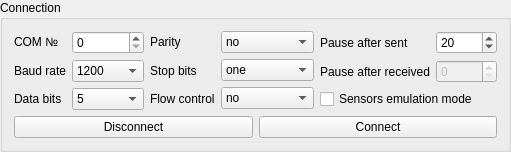
             <widget class="QGroupBox" name="groupBox_10">
              <property name="title">
               <string>Connection</string>
              </property>
              <layout class="QVBoxLayout" name="verticalLayout_11">
               <item>
                <layout class="QVBoxLayout" name="verticalLayout_9">
                 <item>
                  <layout class="QHBoxLayout" name="horizontalLayout_8">
                   <item>
                    <layout class="QHBoxLayout" name="horizontalLayout_5">
                     <item>
                      <layout class="QVBoxLayout" name="verticalLayout_3">
                       <item>
                        <widget class="QLabel" name="label_8">
                         <property name="text">
                          <string>COM №</string>
                         </property>
                        </widget>
                       </item>
                       <item>
                        <widget class="QLabel" name="label_9">
                         <property name="text">
                          <string>Baud rate</string>
                         </property>
                        </widget>
                       </item>
                       <item>
                        <widget class="QLabel" name="label_22">
                         <property name="text">
                          <string>Data bits</string>
                         </property>
                        </widget>
                       </item>
                      </layout>
                     </item>
                     <item>
                      <layout class="QVBoxLayout" name="verticalLayout_2">
                       <item>
                        <widget class="QSpinBox" name="spinBox_COM"/>
                       </item>
                       <item>
                        <widget class="QComboBox" name="comboBox_BaudRate">
                         <item>
                          <property name="text">
                           <string>1200</string>
                          </property>
                         </item>
                         <item>
                          <property name="text">
                           <string>2400</string>
                          </property>
                         </item>
                         <item>
                          <property name="text">
                           <string>4800</string>
                          </property>
                         </item>
                         <item>
                          <property name="text">
                           <string>9600</string>
                          </property>
                         </item>
                         <item>
                          <property name="text">
                           <string>19200</string>
                          </property>
                         </item>
                         <item>
                          <property name="text">
                           <string>38400</string>
                          </property>
                         </item>
                         <item>
                          <property name="text">
                           <string>57600</string>
                          </property>
                         </item>
                         <item>
                          <property name="text">
                           <string>115200</string>
                          </property>
                         </item>
                        </widget>
                       </item>
                       <item>
                        <widget class="QComboBox" name="comboBox_DataBits">
                         <item>
                          <property name="text">
                           <string>5</string>
                          </property>
                         </item>
                         <item>
                          <property name="text">
                           <string>6</string>
                          </property>
                         </item>
                         <item>
                          <property name="text">
                           <string>7</string>
                          </property>
                         </item>
                         <item>
                          <property name="text">
                           <string>8</string>
                          </property>
                         </item>
                        </widget>
                       </item>
                      </layout>
                     </item>
                    </layout>
                   </item>
                   <item>
                    <layout class="QHBoxLayout" name="horizontalLayout_6">
                     <item>
                      <layout class="QVBoxLayout" name="verticalLayout_5">
                       <item>
                        <widget class="QLabel" name="label_23">
                         <property name="text">
                          <string>Parity</string>
                         </property>
                        </widget>
                       </item>
                       <item>
                        <widget class="QLabel" name="label_24">
                         <property name="text">
                          <string>Stop bits</string>
                         </property>
                        </widget>
                       </item>
                       <item>
                        <widget class="QLabel" name="label_25">
                         <property name="text">
                          <string>Flow control</string>
                         </property>
                        </widget>
                       </item>
                      </layout>
                     </item>
                     <item>
                      <layout class="QVBoxLayout" name="verticalLayout_4">
                       <item>
                        <widget class="QComboBox" name="comboBox_Parity">
                         <item>
                          <property name="text">
                           <string>no</string>
                          </property>
                         </item>
                         <item>
                          <property name="text">
                           <string>even</string>
                          </property>
                         </item>
                         <item>
                          <property name="text">
                           <string>odd</string>
                          </property>
                         </item>
                         <item>
                          <property name="text">
                           <string>space</string>
                          </property>
                         </item>
                         <item>
                          <property name="text">
                           <string>mark</string>
                          </property>
                         </item>
                        </widget>
                       </item>
                       <item>
                        <widget class="QComboBox" name="comboBox_StopBits">
                         <item>
                          <property name="text">
                           <string>one</string>
                          </property>
                         </item>
                         <item>
                          <property name="text">
                           <string>oneandhalf</string>
                          </property>
                         </item>
                         <item>
                          <property name="text">
                           <string>two</string>
                          </property>
                         </item>
                        </widget>
                       </item>
                       <item>
                        <widget class="QComboBox" name="comboBox_FlowControl">
                         <item>
                          <property name="text">
                           <string>no</string>
                          </property>
                         </item>
                         <item>
                          <property name="text">
                           <string>hardware</string>
                          </property>
                         </item>
                         <item>
                          <property name="text">
                           <string>software</string>
                          </property>
                         </item>
                        </widget>
                       </item>
                      </layout>
                     </item>
                    </layout>
                   </item>
                   <item>
                    <layout class="QVBoxLayout" name="verticalLayout_8">
                     <item>
                      <layout class="QHBoxLayout" name="horizontalLayout_7">
                       <item>
                        <layout class="QVBoxLayout" name="verticalLayout_7">
                         <item>
                          <widget class="QLabel" name="label_31">
                           <property name="text">
                            <string>Pause after sent</string>
                           </property>
                          </widget>
                         </item>
                         <item>
                          <widget class="QLabel" name="label_30">
                           <property name="text">
                            <string>Pause after received</string>
                           </property>
                          </widget>
                         </item>
                        </layout>
                       </item>
                       <item>
                        <layout class="QVBoxLayout" name="verticalLayout_6">
                         <item>
                          <widget class="QSpinBox" name="spinBox_PauseAfterSent">
                           <property name="maximum">
                            <number>10000</number>
                           </property>
                           <property name="value">
                            <number>20</number>
                           </property>
                          </widget>
                         </item>
                         <item>
                          <widget class="QSpinBox" name="spinBox_PauseAfterReceived">
                           <property name="enabled">
                            <bool>false</bool>
                           </property>
                          </widget>
                         </item>
                        </layout>
                       </item>
                      </layout>
                     </item>
                     <item>
                      <widget class="QCheckBox" name="checkBox">
                       <property name="text">
                        <string>Sensors emulation mode</string>
                       </property>
                      </widget>
                     </item>
                    </layout>
                   </item>
                  </layout>
                 </item>
                 <item>
                  <layout class="QHBoxLayout" name="horizontalLayout_9">
                   <item>
                    <widget class="QPushButton" name="pushButton_Disconnect">
                     <property name="text">
                      <string>Disconnect</string>
                     </property>
                    </widget>
                   </item>
                   <item>
                    <widget class="QPushButton" name="pushButton_Connect">
                     <property name="text">
                      <string>Connect</string>
                     </property>
                    </widget>
                   </item>
                  </layout>
                 </item>
                </layout>
               </item>
              </layout>
             </widget>
